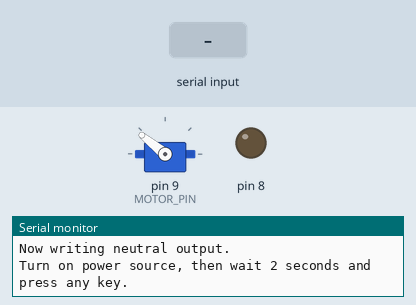
Simulated run of this sketch. Board: Arduino Uno, built with avr-gcc and run on an emulated ATmega328P. Shown: servo, output pins drawn as LEDs (lit = HIGH), the last lines printed to the serial monitor. Inputs (shaded band) come from the test bench.

Above: at 1.2 s.
1.3 s: "1" received over Serial
At 2.1 s:
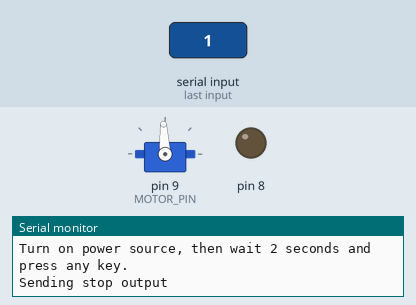
2.8 s: "0" received over Serial
At 3.4 s:
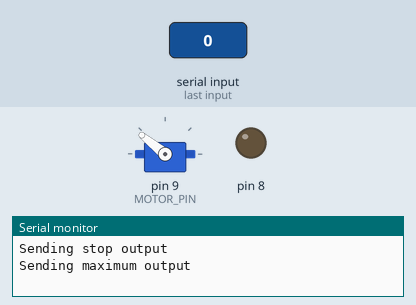
4.3 s: "2" received over Serial
At 5.8 s:
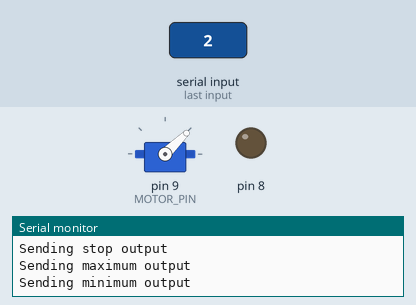
Timing chart, 0 to 7.3 s (numbered marks = the images above; inputs shaded):
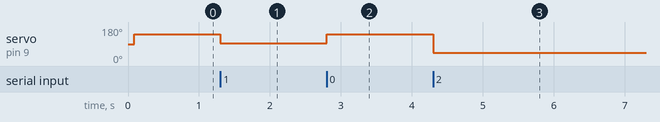

The sketch:

ESC_Calib.ino
```cpp
#include <Servo.h>

#define MAX_SIGNAL 2000
#define STOP 1500
#define MIN_SIGNAL 1000
#define MOTOR_PIN 9

int motorspeed;

Servo motor;

void setup() {
  pinMode(8, OUTPUT);
  analogWrite(8, 64);
  Serial.begin(9600);
  Serial.println("Program begin...");

  motor.attach(MOTOR_PIN);

  Serial.println("This program will calibrate the ESC.");

  Serial.println("Now writing neutral output.");
  Serial.println("Turn on power source, then wait 2 seconds and press any key.");
  motor.writeMicroseconds(MAX_SIGNAL);

}

void loop() {
    // Wait for input
  while (!Serial.available());
  Serial.read();

  // Send stop output
  Serial.println("Sending stop output");
  motor.writeMicroseconds(STOP);

  // Wait for input
  while (!Serial.available());
  Serial.read();

  // Send maximum output
  Serial.println("Sending maximum output");
  motor.writeMicroseconds(MAX_SIGNAL);

  // Wait for input
  while (!Serial.available());
  Serial.read();

  // Send min output
  Serial.println("Sending minimum output");
  motor.writeMicroseconds(MIN_SIGNAL);

    // Wait for input
  while (!Serial.available());
  Serial.read();

  // Send stop output
  Serial.println("Sending stop output");
  motor.writeMicroseconds(STOP);
}
```

Measured:
- after the input at 1.3 s, servo on pin 9 (MOTOR_PIN): 141° → 93° at once
- after the input at 2.8 s, servo on pin 9 (MOTOR_PIN): 93° → 141° at once
- after the input at 4.3 s, servo on pin 9 (MOTOR_PIN): 141° → 44° at once
